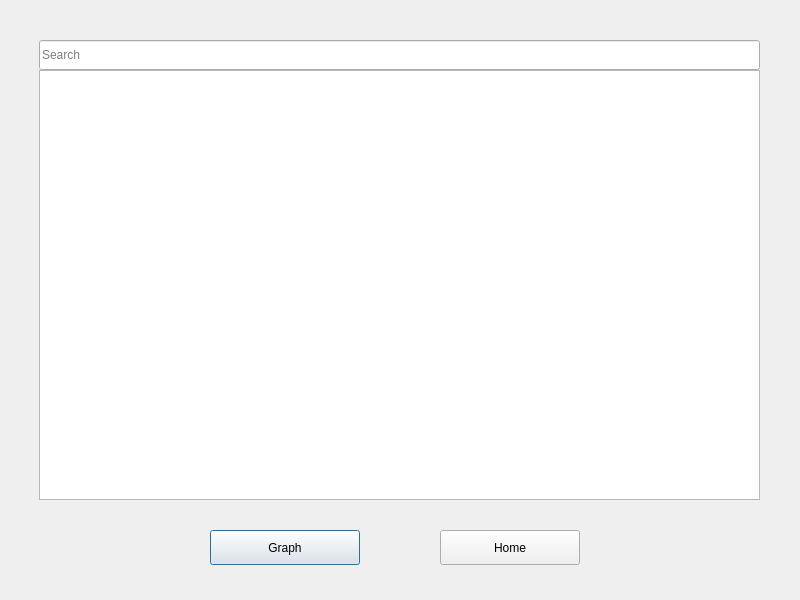
<?xml version="1.0" encoding="UTF-8"?>
<ui version="4.0">
 <class>savedGraphsWindow</class>
 <widget class="QDialog" name="savedGraphsWindow">
  <property name="geometry">
   <rect>
    <x>0</x>
    <y>0</y>
    <width>800</width>
    <height>600</height>
   </rect>
  </property>
  <property name="minimumSize">
   <size>
    <width>800</width>
    <height>600</height>
   </size>
  </property>
  <property name="maximumSize">
   <size>
    <width>800</width>
    <height>600</height>
   </size>
  </property>
  <property name="windowTitle">
   <string>Dialog</string>
  </property>
  <widget class="QTableView" name="tblSvdGraphs">
   <property name="geometry">
    <rect>
     <x>39</x>
     <y>70</y>
     <width>721</width>
     <height>430</height>
    </rect>
   </property>
   <property name="focusPolicy">
    <enum>Qt::FocusPolicy::NoFocus</enum>
   </property>
   <property name="sizeAdjustPolicy">
    <enum>QAbstractScrollArea::SizeAdjustPolicy::AdjustToContents</enum>
   </property>
   <property name="tabKeyNavigation">
    <bool>false</bool>
   </property>
   <property name="alternatingRowColors">
    <bool>false</bool>
   </property>
   <property name="selectionBehavior">
    <enum>QAbstractItemView::SelectionBehavior::SelectRows</enum>
   </property>
   <attribute name="horizontalHeaderHighlightSections">
    <bool>false</bool>
   </attribute>
  </widget>
  <widget class="QLineEdit" name="txtCatSearch">
   <property name="geometry">
    <rect>
     <x>39</x>
     <y>40</y>
     <width>721</width>
     <height>30</height>
    </rect>
   </property>
   <property name="placeholderText">
    <string>Search</string>
   </property>
  </widget>
  <widget class="QPushButton" name="btnSvdLoad">
   <property name="geometry">
    <rect>
     <x>210</x>
     <y>530</y>
     <width>150</width>
     <height>35</height>
    </rect>
   </property>
   <property name="text">
    <string>Graph</string>
   </property>
  </widget>
  <widget class="QPushButton" name="btnSvdHome">
   <property name="geometry">
    <rect>
     <x>440</x>
     <y>530</y>
     <width>140</width>
     <height>35</height>
    </rect>
   </property>
   <property name="text">
    <string>Home</string>
   </property>
  </widget>
 </widget>
 <resources/>
 <connections/>
</ui>
